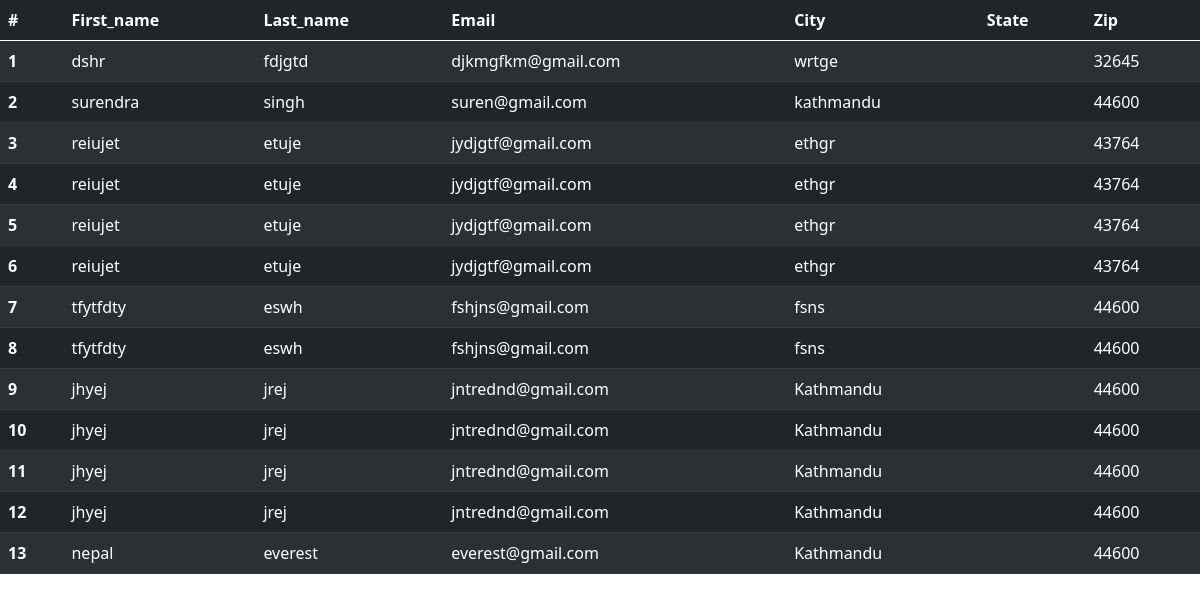
Page /tasktable on the committed database.
### todo_1/models.py (models this page shows, shortened)
class contact(models.Model):
    first_name=models.CharField(max_length=50)
    last_name=models.CharField(max_length=50)
    email=models.EmailField()
    city=models.CharField(max_length=50)
    state=models.CharField(max_length=50)
    zip=models.IntegerField()

### todo_1/views.py (the view)
# urls.py: path('tasktable',views.tasktable,name='tasktable'),
def tasktable(request):
    tasked=contact.objects.all()
    context={'tasks':tasked}
    return render(request,'tasktable.html',context)

### templates/tasktable.html (shortened to what this page needs)
<!DOCTYPE html>
<html lang="en">
  <head>
    <link
      href="https://cdn.jsdelivr.net/npm/bootstrap@5.0.2/dist/css/bootstrap.min.css"
      rel="stylesheet"
    />
  </head>
  <body>
    <table class="table table-dark table-striped">
      <thead>
        <tr>
          <th scope="col">#</th>
          <th scope="col">First_name</th>
          <th scope="col">Last_name</th>
          <th scope="col">Email</th>
          <th scope="col">City</th>
          <th scope="col">State</th>
          <th scope="col">Zip</th>
        </tr>
      </thead>
      <tbody>
        <tr>
          {% for task in tasks %}
          <th scope="row">{{forloop.counter}}</th>
          <td>{{task.first_name}}</td>
          <td>{{task.last_name}}</td>
          <td>{{task.email}}</td>
          <td>{{task.city}}</td>
          <td>{{task.state}}</td>
          <td>{{task.zip}}</td>
        </tr>
        {% endfor %}
      </tbody>
    </table>
  </body>
</html>

### rows in the picture
contact: first_name "dshr", last_name "fdjgtd", email "djkmgfkm@gmail.com", city "wrtge", zip "32645"
contact: first_name "surendra", last_name "singh", email "suren@gmail.com", city "kathmandu", zip "44600"
contact: first_name "reiujet", last_name "etuje", email "jydjgtf@gmail.com", city "ethgr", zip "43764"
contact: first_name "reiujet", last_name "etuje", email "jydjgtf@gmail.com", city "ethgr", zip "43764"
contact: first_name "reiujet", last_name "etuje", email "jydjgtf@gmail.com", city "ethgr", zip "43764"
contact: first_name "reiujet", last_name "etuje", email "jydjgtf@gmail.com", city "ethgr", zip "43764"
contact: first_name "tfytfdty", last_name "eswh", email "fshjns@gmail.com", city "fsns", zip "44600"
contact: first_name "tfytfdty", last_name "eswh", email "fshjns@gmail.com", city "fsns", zip "44600"
contact: first_name "jhyej", last_name "jrej", email "jntrednd@gmail.com", city "Kathmandu", zip "44600"
contact: first_name "jhyej", last_name "jrej", email "jntrednd@gmail.com", city "Kathmandu", zip "44600"
contact: first_name "jhyej", last_name "jrej", email "jntrednd@gmail.com", city "Kathmandu", zip "44600"
contact: first_name "jhyej", last_name "jrej", email "jntrednd@gmail.com", city "Kathmandu", zip "44600"
contact: first_name "nepal", last_name "everest", email "everest@gmail.com", city "Kathmandu", zip "44600"
